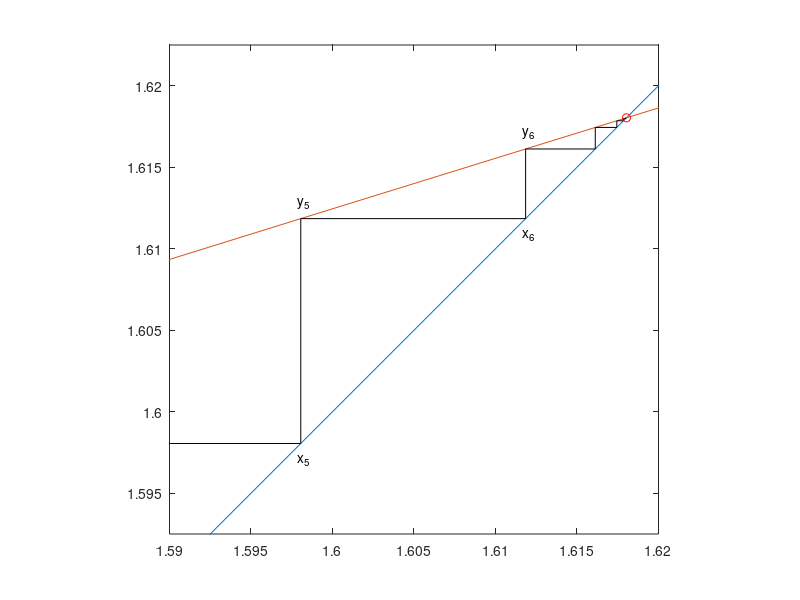

The MATLAB source for this figure:
% PHISTEP  Illustrate fixed point iteration.

f = @(x) sqrt(1 + x);
xmin = -1;
xmax = 4;
xstart = 0;

x = xstart;
y = f(x);
n = 1;
while (x(n) ~= y(n)) & (n < 256) & (max(abs(y)) < 100)
   n = n+1;
   x(n) = y(n-1);
   y(n) = f(x(n));
end

t = sort([xmin:(xmax-xmin)/256:xmax x]);
h = plot(t,t,'-', t,f(t),'-');

x = [x; x];
y = [x(1) y(1:n-1); y];
h = [h; line(x(:),y(:),'color','black')];
h = [h; line(x(end),y(end),'marker','o','color','red')];
axis([1.59 1.62 1.5925 1.6225])
axis square
text(x(1,5)-.0002,y(1,5)-.001,'x_5')
text(x(1,6)-.0002,y(1,6)-.001,'x_6')
text(x(1,5)-.0002,y(1,6)+.001,'y_5')
text(x(1,6)-.0002,y(1,7)+.001,'y_6')
